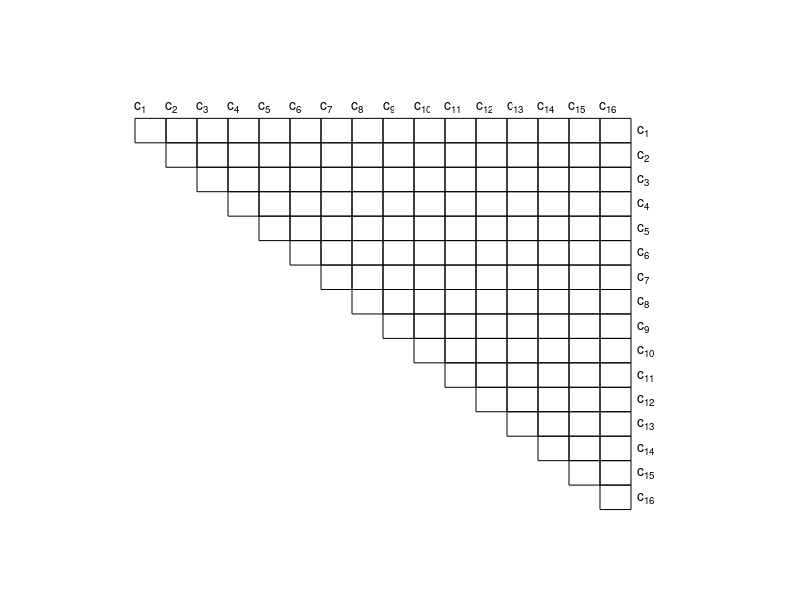

Source code (MATLAB):
function rectangles = rectangleGrid()
    % Creating the small rectangles. 
    % The rectangles are marked from bottom to top; and then left to right

    axis off;
    hold on;

    rectangles = cell(16);

    count = 1;
    for i = 1:16
        for j = 16-i+1:16
            rectangles{count} = rectangle('Position', [i ,j ,1, 1]);    
            count = count+1;
        end
    end

    % Marking the legends on the top and the right
    for i = 1:16
        text(i, 17.5, ['c_{', int2str(i), '}']);
        text(17.2, 17.5 - i, ['c_{', int2str(i), '}']);
    end

end
